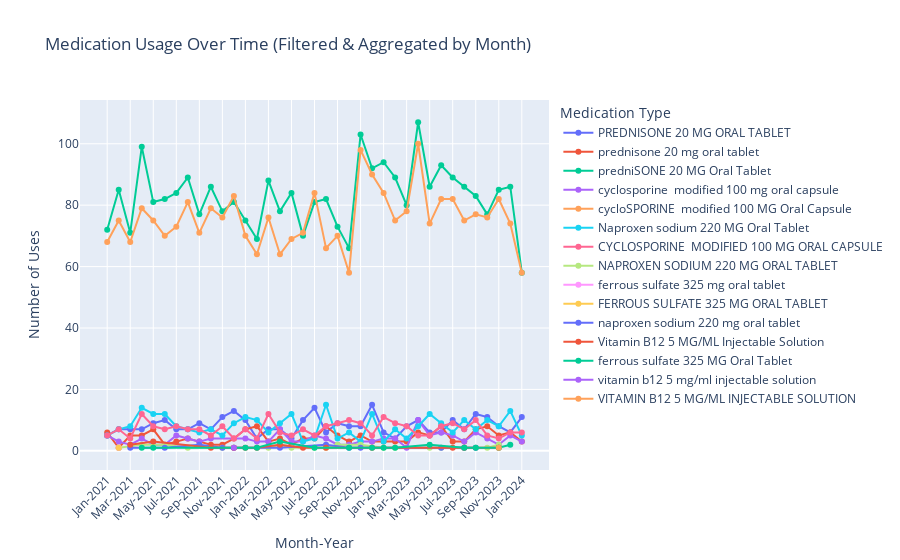

This figure's notebook cell:
### Markdown cell above
#### 2. Plot the distinct medications over time using a python plotting library.

### Code cell
medications["START"] = pd.to_datetime(medications["START"], errors="coerce")  
medications = medications.dropna(subset=["START"])

# filter data for last 3 years
medications = medications[medications["START"] >= "2021-01-01"]


medications = medications.drop_duplicates()

#'Month-Year' column
medications["MONTH_YEAR"] = medications["START"].dt.strftime("%b-%Y")

medication_counts = medications.groupby(["MONTH_YEAR", "DESCRIPTION"])["PATIENT"].count().reset_index()

# Rename column for clarity in graph
medication_counts.rename(columns={"PATIENT": "COUNT"}, inplace=True)

medication_counts["MONTH_YEAR"] = pd.to_datetime(medication_counts["MONTH_YEAR"], format="%b-%Y")
medication_counts = medication_counts.sort_values("MONTH_YEAR")

medication_counts["MONTH_YEAR"] = medication_counts["MONTH_YEAR"].dt.strftime("%b-%Y")


fig = px.line(medication_counts, 
              x="MONTH_YEAR", 
              y="COUNT", 
              color="DESCRIPTION",
              title="Medication Usage Over Time (Filtered & Aggregated by Month)",
              labels={"COUNT": "Number of Uses", "MONTH_YEAR": "Month-Year", "DESCRIPTION": "Medication Type"},
              markers=True)

# Rotate x-axis labels for better readability
fig.update_layout(xaxis=dict(tickangle=-45))

fig.show()

### Figure 1 — Plotly figure (JSON) as saved in the notebook; plotly's stock layout.template omitted (floating-point values rounded to 4 significant figures)
{"data": [{"hovertemplate": "Medication Type=PREDNISONE 20 MG ORAL TABLET<br>Month-Year=%{x}<br>Number of Uses=%{y}<extra></extra>", "legendgroup": "PREDNISONE 20 MG ORAL TABLET", "line": {"color": "#636efa", "dash": "solid"}, "marker": {"symbol": "circle"}, "mode": "markers+lines", "name": "PREDNISONE 20 MG ORAL TABLET", "orientation": "v", "showlegend": true, "type": "scatter", "x": ["Jan-2021", "Feb-2021", "Mar-2021", "Apr-2021", "May-2021", "Jun-2021", "Jul-2021", "Aug-2021", "Sep-2021", "Oct-2021", "Nov-2021", "Dec-2021", "Jan-2022", "Feb-2022", "Mar-2022", "Apr-2022", "May-2022", "Jun-2022", "Jul-2022", "Aug-2022", "Sep-2022", "Oct-2022", "Nov-2022", "Dec-2022", "Jan-2023", "Feb-2023", "Mar-2023", "Apr-2023", "May-2023", "Jun-2023", "Jul-2023", "Aug-2023", "Sep-2023", "Oct-2023", "Nov-2023", "Dec-2023", "Jan-2024"], "xaxis": "x", "y": [5, 7, 7, 7, 9, 10, 7, 7, 9, 7, 11, 13, 10, 4, 7, 7, 4, 10, 14, 6, 9, 8, 8, 15, 6, 4, 8, 10, 6, 6, 10, 7, 12, 11, 8, 6, 11], "yaxis": "y"}, {"hovertemplate": "Medication Type=prednisone 20 mg oral tablet<br>Month-Year=%{x}<br>Number of Uses=%{y}<extra></extra>", "legendgroup": "prednisone 20 mg oral tablet", "line": {"color": "#EF553B", "dash": "solid"}, "marker": {"symbol": "circle"}, "mode": "markers+lines", "name": "prednisone 20 mg oral tablet", "orientation": "v", "showlegend": true, "type": "scatter", "x": ["Jan-2021", "Feb-2021", "Mar-2021", "Apr-2021", "May-2021", "Jun-2021", "Jul-2021", "Aug-2021", "Sep-2021", "Oct-2021", "Nov-2021", "Dec-2021", "Jan-2022", "Feb-2022", "Mar-2022", "Apr-2022", "May-2022", "Jun-2022", "Jul-2022", "Aug-2022", "Sep-2022", "Oct-2022", "Nov-2022", "Dec-2022", "Jan-2023", "Feb-2023", "Mar-2023", "Apr-2023", "May-2023", "Jun-2023", "Jul-2023", "Aug-2023", "Sep-2023", "Oct-2023", "Nov-2023", "Dec-2023", "Jan-2024"], "xaxis": "x", "y": [6, 1, 5, 5, 7, 2, 3, 4, 3, 2, 2, 4, 7, 8, 3, 4, 2, 4, 4, 8, 5, 3, 5, 3, 3, 3, 3, 6, 5, 8, 3, 3, 7, 8, 5, 6, 3], "yaxis": "y"}, {"hovertemplate": "Medication Type=predniSONE 20 MG Oral Tablet<br>Month-Year=%{x}<br>Number of Uses=%{y}<extra></extra>", "legendgroup": "predniSONE 20 MG Oral Tablet", "line": {"color": "#00cc96", "dash": "solid"}, "marker": {"symbol": "circle"}, "mode": "markers+lines", "name": "predniSONE 20 MG Oral Tablet", "orientation": "v", "showlegend": true, "type": "scatter", "x": ["Jan-2021", "Feb-2021", "Mar-2021", "Apr-2021", "May-2021", "Jun-2021", "Jul-2021", "Aug-2021", "Sep-2021", "Oct-2021", "Nov-2021", "Dec-2021", "Jan-2022", "Feb-2022", "Mar-2022", "Apr-2022", "May-2022", "Jun-2022", "Jul-2022", "Aug-2022", "Sep-2022", "Oct-2022", "Nov-2022", "Dec-2022", "Jan-2023", "Feb-2023", "Mar-2023", "Apr-2023", "May-2023", "Jun-2023", "Jul-2023", "Aug-2023", "Sep-2023", "Oct-2023", "Nov-2023", "Dec-2023", "Jan-2024"], "xaxis": "x", "y": [72, 85, 71, 99, 81, 82, 84, 89, 77, 86, 78, 81, 75, 69, 88, 78, 84, 70, 81, 82, 73, 66, 103, 92, 94, 89, 80, 107, 86, 93, 89, 86, 83, 77, 85, 86, 58], "yaxis": "y"}, {"hovertemplate": "Medication Type=cyclosporine  modified 100 mg oral capsule<br>Month-Year=%{x}<br>Number of Uses=%{y}<extra></extra>", "legendgroup": "cyclosporine  modified 100 mg oral capsule", "line": {"color": "#ab63fa", "dash": "solid"}, "marker": {"symbol": "circle"}, "mode": "markers+lines", "name": "cyclosporine  modified 100 mg oral capsule", "orientation": "v", "showlegend": true, "type": "scatter", "x": ["Jan-2021", "Feb-2021", "Mar-2021", "Apr-2021", "May-2021", "Jun-2021", "Jul-2021", "Aug-2021", "Sep-2021", "Oct-2021", "Jan-2022", "Feb-2022", "Mar-2022", "Apr-2022", "May-2022", "Jun-2022", "Jul-2022", "Aug-2022", "Sep-2022", "Oct-2022", "Nov-2022", "Dec-2022", "Jan-2023", "Feb-2023", "Mar-2023", "Apr-2023", "May-2023", "Jun-2023", "Jul-2023", "Aug-2023", "Sep-2023", "Oct-2023", "Nov-2023", "Dec-2023", "Jan-2024"], "xaxis": "x", "y": [5, 3, 2, 4, 2, 2, 5, 4, 3, 4, 4, 3, 3, 7, 3, 3, 5, 4, 2, 2, 3, 3, 4, 4, 1, 10, 5, 6, 5, 3, 6, 4, 2, 5, 3], "yaxis": "y"}, {"hovertemplate": "Medication Type=cycloSPORINE  modified 100 MG Oral Capsule<br>Month-Year=%{x}<br>Number of Uses=%{y}<extra></extra>", "legendgroup": "cycloSPORINE  modified 100 MG Oral Capsule", "line": {"color": "#FFA15A", "dash": "solid"}, "marker": {"symbol": "circle"}, "mode": "markers+lines", "name": "cycloSPORINE  modified 100 MG Oral Capsule", "orientation": "v", "showlegend": true, "type": "scatter", "x": ["Jan-2021", "Feb-2021", "Mar-2021", "Apr-2021", "May-2021", "Jun-2021", "Jul-2021", "Aug-2021", "Sep-2021", "Oct-2021", "Nov-2021", "Dec-2021", "Jan-2022", "Feb-2022", "Mar-2022", "Apr-2022", "May-2022", "Jun-2022", "Jul-2022", "Aug-2022", "Sep-2022", "Oct-2022", "Nov-2022", "Dec-2022", "Jan-2023", "Feb-2023", "Mar-2023", "Apr-2023", "May-2023", "Jun-2023", "Jul-2023", "Aug-2023", "Sep-2023", "Oct-2023", "Nov-2023", "Dec-2023", "Jan-2024"], "xaxis": "x", "y": [68, 75, 68, 79, 75, 70, 73, 81, 71, 79, 76, 83, 70, 64, 76, 64, 69, 71, 84, 66, 70, 58, 98, 90, 84, 75, 78, 100, 74, 82, 82, 75, 77, 76, 82, 74, 58], "yaxis": "y"}, {"hovertemplate": "Medication Type=Naproxen sodium 220 MG Oral Tablet<br>Month-Year=%{x}<br>Number of Uses=%{y}<extra></extra>", "legendgroup": "Naproxen sodium 220 MG Oral Tablet", "line": {"color": "#19d3f3", "dash": "solid"}, "marker": {"symbol": "circle"}, "mode": "markers+lines", "name": "Naproxen sodium 220 MG Oral Tablet", "orientation": "v", "showlegend": true, "type": "scatter", "x": ["Jan-2021", "Feb-2021", "Mar-2021", "Apr-2021", "May-2021", "Jun-2021", "Jul-2021", "Aug-2021", "Sep-2021", "Oct-2021", "Nov-2021", "Dec-2021", "Jan-2022", "Feb-2022", "Mar-2022", "Apr-2022", "May-2022", "Jun-2022", "Jul-2022", "Aug-2022", "Sep-2022", "Oct-2022", "Nov-2022", "Dec-2022", "Jan-2023", "Feb-2023", "Mar-2023", "Apr-2023", "May-2023", "Jun-2023", "Jul-2023", "Aug-2023", "Sep-2023", "Oct-2023", "Nov-2023", "Dec-2023", "Jan-2024"], "xaxis": "x", "y": [5, 7, 8, 14, 12, 12, 8, 7, 6, 7, 5, 9, 11, 10, 6, 9, 12, 3, 4, 15, 4, 6, 3, 12, 3, 7, 4, 8, 12, 9, 6, 10, 7, 10, 8, 13, 5], "yaxis": "y"}, {"hovertemplate": "Medication Type=CYCLOSPORINE  MODIFIED 100 MG ORAL CAPSULE<br>Month-Year=%{x}<br>Number of Uses=%{y}<extra></extra>", "legendgroup": "CYCLOSPORINE  MODIFIED 100 MG ORAL CAPSULE", "line": {"color": "#FF6692", "dash": "solid"}, "marker": {"symbol": "circle"}, "mode": "markers+lines", "name": "CYCLOSPORINE  MODIFIED 100 MG ORAL CAPSULE", "orientation": "v", "showlegend": true, "type": "scatter", "x": ["Jan-2021", "Feb-2021", "Mar-2021", "Apr-2021", "May-2021", "Jun-2021", "Jul-2021", "Aug-2021", "Sep-2021", "Oct-2021", "Nov-2021", "Dec-2021", "Jan-2022", "Feb-2022", "Mar-2022", "Apr-2022", "May-2022", "Jun-2022", "Jul-2022", "Aug-2022", "Sep-2022", "Oct-2022", "Nov-2022", "Dec-2022", "Jan-2023", "Feb-2023", "Mar-2023", "Apr-2023", "May-2023", "Jun-2023", "Jul-2023", "Aug-2023", "Sep-2023", "Oct-2023", "Nov-2023", "Dec-2023", "Jan-2024"], "xaxis": "x", "y": [5, 7, 4, 12, 8, 7, 8, 7, 7, 5, 8, 4, 7, 4, 12, 6, 5, 7, 5, 8, 9, 10, 9, 5, 11, 9, 8, 5, 5, 8, 9, 7, 10, 5, 4, 6, 6], "yaxis": "y"}, {"hovertemplate": "Medication Type=NAPROXEN SODIUM 220 MG ORAL TABLET<br>Month-Year=%{x}<br>Number of Uses=%{y}<extra></extra>", "legendgroup": "NAPROXEN SODIUM 220 MG ORAL TABLET", "line": {"color": "#B6E880", "dash": "solid"}, "marker": {"symbol": "circle"}, "mode": "markers+lines", "name": "NAPROXEN SODIUM 220 MG ORAL TABLET", "orientation": "v", "showlegend": true, "type": "scatter", "x": ["Feb-2021", "Apr-2021", "Jun-2021", "Aug-2021", "Nov-2021", "Dec-2021", "Mar-2022", "Apr-2022", "May-2022", "Jul-2022", "Aug-2022", "Sep-2022", "Nov-2022", "Jan-2023", "Feb-2023", "May-2023", "Jun-2023", "Sep-2023", "Oct-2023", "Nov-2023"], "xaxis": "x", "y": [1, 2, 2, 1, 1, 1, 1, 2, 1, 1, 1, 2, 2, 1, 1, 1, 1, 1, 1, 2], "yaxis": "y"}, {"hovertemplate": "Medication Type=ferrous sulfate 325 mg oral tablet<br>Month-Year=%{x}<br>Number of Uses=%{y}<extra></extra>", "legendgroup": "ferrous sulfate 325 mg oral tablet", "line": {"color": "#FF97FF", "dash": "solid"}, "marker": {"symbol": "circle"}, "mode": "markers+lines", "name": "ferrous sulfate 325 mg oral tablet", "orientation": "v", "showlegend": true, "type": "scatter", "x": ["Feb-2021"], "xaxis": "x", "y": [1], "yaxis": "y"}, {"hovertemplate": "Medication Type=FERROUS SULFATE 325 MG ORAL TABLET<br>Month-Year=%{x}<br>Number of Uses=%{y}<extra></extra>", "legendgroup": "FERROUS SULFATE 325 MG ORAL TABLET", "line": {"color": "#FECB52", "dash": "solid"}, "marker": {"symbol": "circle"}, "mode": "markers+lines", "name": "FERROUS SULFATE 325 MG ORAL TABLET", "orientation": "v", "showlegend": true, "type": "scatter", "x": ["Feb-2021"], "xaxis": "x", "y": [1], "yaxis": "y"}, {"hovertemplate": "Medication Type=naproxen sodium 220 mg oral tablet<br>Month-Year=%{x}<br>Number of Uses=%{y}<extra></extra>", "legendgroup": "naproxen sodium 220 mg oral tablet", "line": {"color": "#636efa", "dash": "solid"}, "marker": {"symbol": "circle"}, "mode": "markers+lines", "name": "naproxen sodium 220 mg oral tablet", "orientation": "v", "showlegend": true, "type": "scatter", "x": ["Mar-2021", "Jun-2021", "Sep-2021", "Nov-2021", "Dec-2021", "Apr-2022", "Aug-2022", "Oct-2022", "Nov-2022", "Jun-2023", "Aug-2023", "Sep-2023"], "xaxis": "x", "y": [1, 1, 2, 1, 1, 1, 2, 1, 1, 1, 1, 1], "yaxis": "y"}, {"hovertemplate": "Medication Type=Vitamin B12 5 MG/ML Injectable Solution<br>Month-Year=%{x}<br>Number of Uses=%{y}<extra></extra>", "legendgroup": "Vitamin B12 5 MG/ML Injectable Solution", "line": {"color": "#EF553B", "dash": "solid"}, "marker": {"symbol": "circle"}, "mode": "markers+lines", "name": "Vitamin B12 5 MG/ML Injectable Solution", "orientation": "v", "showlegend": true, "type": "scatter", "x": ["Mar-2021", "May-2021", "Oct-2021", "Dec-2021", "Jan-2022", "Feb-2022", "Apr-2022", "Jun-2022", "Aug-2022", "Dec-2022", "Jul-2023", "Aug-2023", "Nov-2023"], "xaxis": "x", "y": [2, 3, 1, 1, 1, 1, 2, 1, 1, 1, 1, 1, 1], "yaxis": "y"}, {"hovertemplate": "Medication Type=ferrous sulfate 325 MG Oral Tablet<br>Month-Year=%{x}<br>Number of Uses=%{y}<extra></extra>", "legendgroup": "ferrous sulfate 325 MG Oral Tablet", "line": {"color": "#00cc96", "dash": "solid"}, "marker": {"symbol": "circle"}, "mode": "markers+lines", "name": "ferrous sulfate 325 MG Oral Tablet", "orientation": "v", "showlegend": true, "type": "scatter", "x": ["Apr-2021", "May-2021", "Jan-2022", "Feb-2022", "Apr-2022", "Jul-2022", "Oct-2022", "Dec-2022", "Jan-2023", "Feb-2023", "May-2023", "Aug-2023", "Sep-2023", "Nov-2023", "Dec-2023"], "xaxis": "x", "y": [1, 1, 1, 1, 3, 1, 1, 1, 1, 1, 2, 1, 1, 1, 2], "yaxis": "y"}, {"hovertemplate": "Medication Type=vitamin b12 5 mg/ml injectable solution<br>Month-Year=%{x}<br>Number of Uses=%{y}<extra></extra>", "legendgroup": "vitamin b12 5 mg/ml injectable solution", "line": {"color": "#ab63fa", "dash": "solid"}, "marker": {"symbol": "circle"}, "mode": "markers+lines", "name": "vitamin b12 5 mg/ml injectable solution", "orientation": "v", "showlegend": true, "type": "scatter", "x": ["Dec-2021"], "xaxis": "x", "y": [1], "yaxis": "y"}, {"hovertemplate": "Medication Type=VITAMIN B12 5 MG/ML INJECTABLE SOLUTION<br>Month-Year=%{x}<br>Number of Uses=%{y}<extra></extra>", "legendgroup": "VITAMIN B12 5 MG/ML INJECTABLE SOLUTION", "line": {"color": "#FFA15A", "dash": "solid"}, "marker": {"symbol": "circle"}, "mode": "markers+lines", "name": "VITAMIN B12 5 MG/ML INJECTABLE SOLUTION", "orientation": "v", "showlegend": true, "type": "scatter", "x": ["Nov-2023"], "xaxis": "x", "y": [1], "yaxis": "y"}], "layout": {"legend": {"title": {"text": "Medication Type"}, "tracegroupgap": 0}, "title": {"text": "Medication Usage Over Time (Filtered & Aggregated by Month)"}, "xaxis": {"anchor": "y", "domain": [0, 1], "tickangle": -45, "title": {"text": "Month-Year"}}, "yaxis": {"anchor": "x", "domain": [0, 1], "title": {"text": "Number of Uses"}}}}
